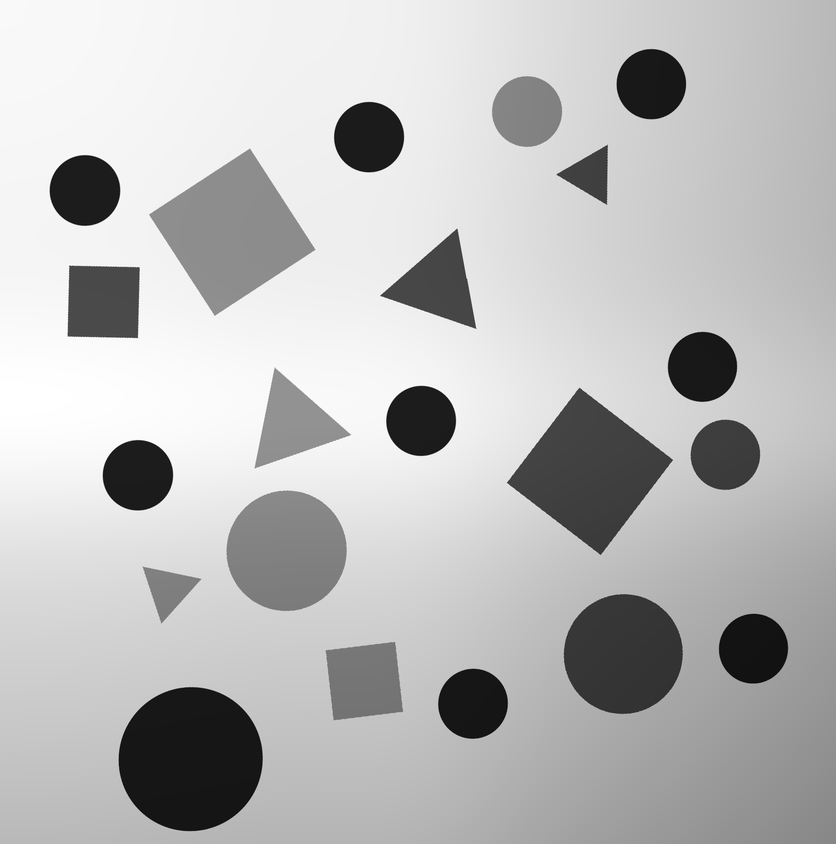
%> input picture test_01.png, 836 x 844 px, shrunk from 1660 x 1676 before the run
$ octave egb339_w9_prac.m   (GNU Octave 9; MATLAB toolbox functions it lacks are replaced by stand-ins)
%> lines starting %> are read from the running program, lines starting %| are printed output that depends on the picture; in (x1, y1, x2, y2) boxes, pixels count from 0 and x2, y2 are one past the last pixel; in counts of white or black regions, pixels touching at a corner belong together; the program's own positions count from 1
close all; clear all;

img = imread('test_01.png');
%> img is the input picture: size 844x836 uint8; min 7, max 255, mean 186.6

%figure;
%histogram(img);

img_thres = img < 130;
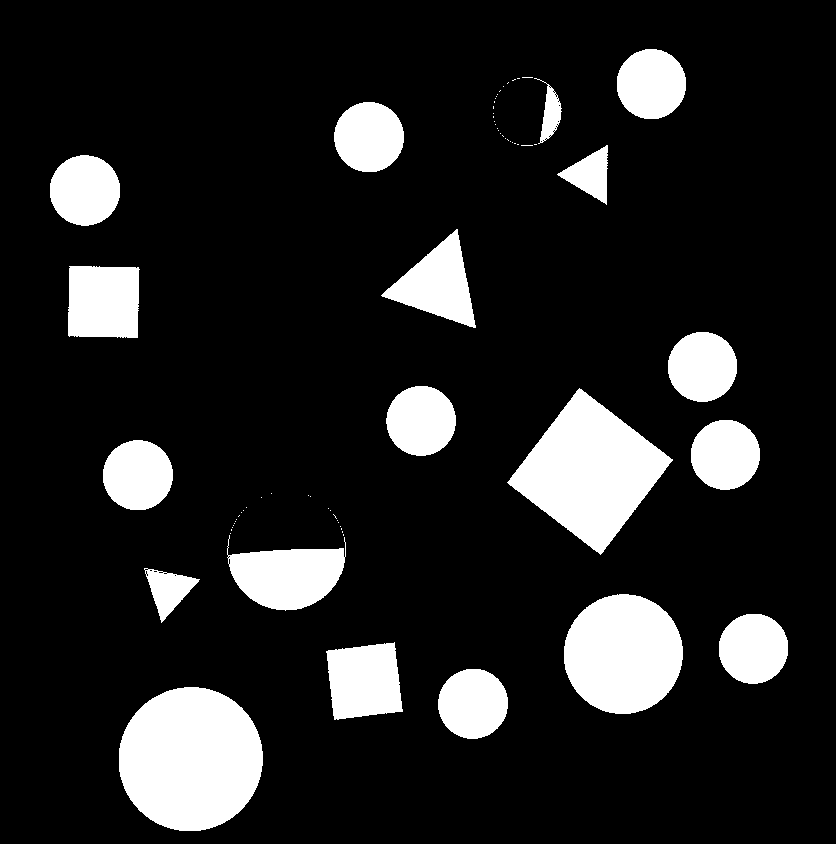
%> img_thres: size 844x836 logical; 14.2% white; 70 white regions (51 under 20 px), largest, box (x1, y1, x2, y2) and area: (119, 687, 263, 831) 16345, (507, 388, 673, 555) 14142, (564, 594, 683, 714) 11202
%figure;
%imshow(img_thres);

img_thres_adap = imbinarize(img, 'adaptive', 'Sensitivity', 0.62);
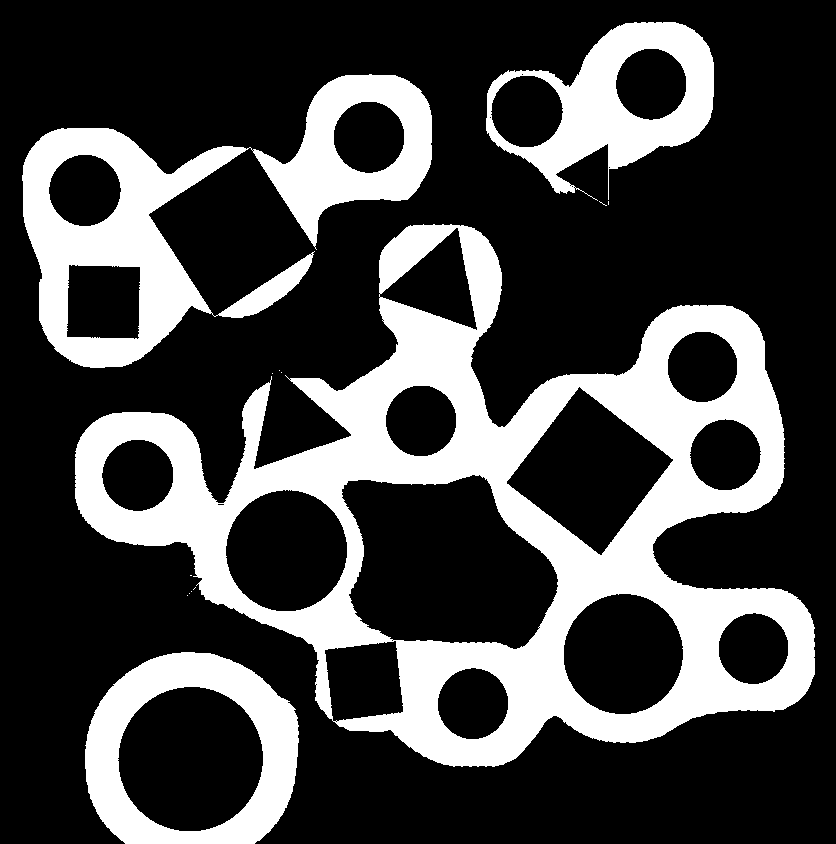
%> img_thres_adap: size 844x836 logical; 27.2% white; 14 white regions (10 under 20 px), largest, box (x1, y1, x2, y2) and area: (75, 224, 815, 767) 118872, (22, 74, 432, 368) 38643, (85, 652, 299, 844) 17916, (486, 22, 714, 201) 16240
%figure;
%imshow(img_thres_adap);

% Close up the holes in the image:
img_seg = imopen(img_thres_adap, strel('disk', 20));
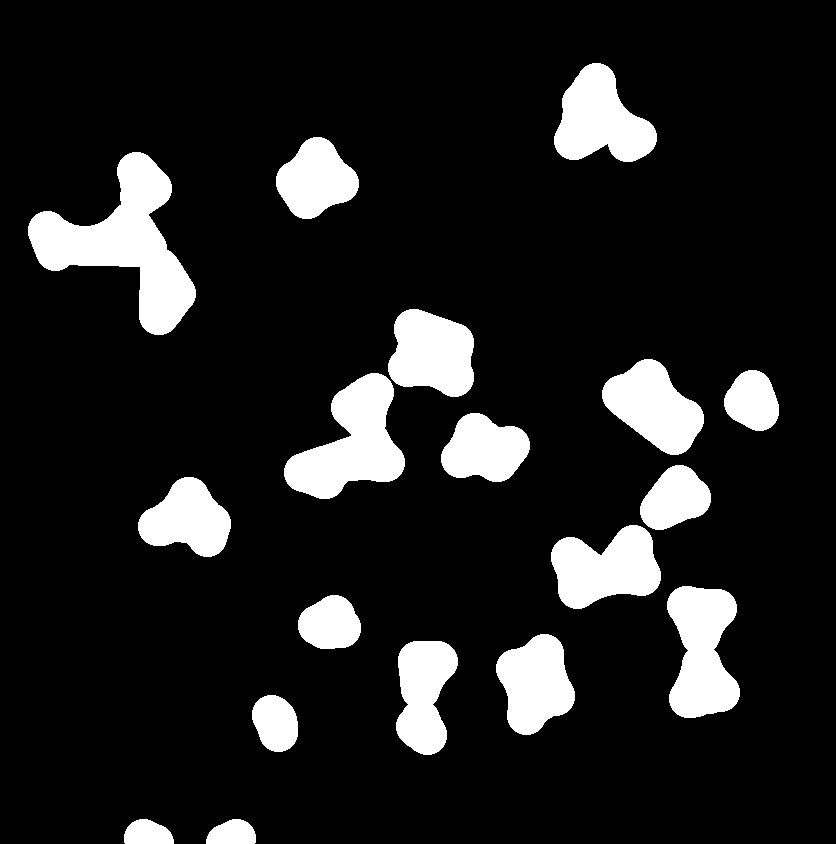
%> img_seg: size 844x836 logical; 12.5% white; 18 white regions, largest, box (x1, y1, x2, y2) and area: (28, 152, 196, 335) 12432, (284, 373, 405, 499) 8151, (667, 586, 740, 718) 6873
%figure;
%imshow(img_seg);

img_seg_inv = ~img_seg;
%figure;
%imshow(img_seg_inv);

% Extract features (regions):
s = regionprops(img_seg_inv, 'Centroid', 'Circularity');
%> s = 1 region; Centroid and Circularity: [415.8 418.5] 0.69
centroids = cat(1, s.Centroid);
%> centroids = [415.8 418.5]

figure;
imshow(img);
hold on;
plot(centroids(:,1), centroids(:,2), 'rx');
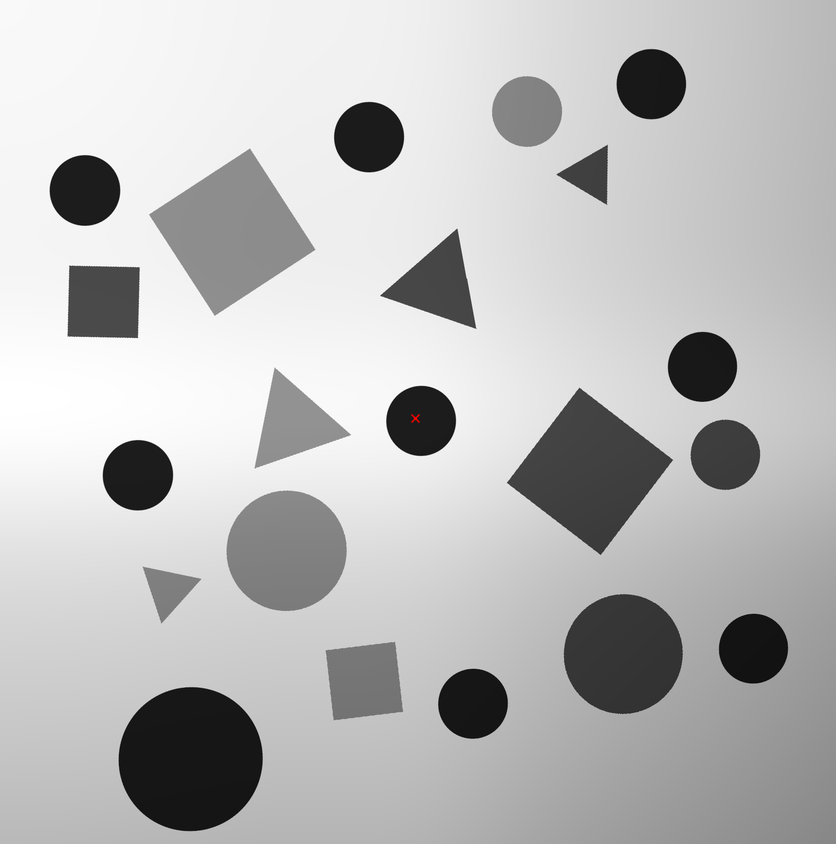
%> figure redrawn from the program's plot data
hold off;

% Classify the shapes using circularity:
% Note 13 circles, 4 squares and 4 triangles - 21 blobs!

% Sort by circularity, in descending order (1 to 0).
% The first 13 blobs should be the circles.

%for i = 1:21

%end
